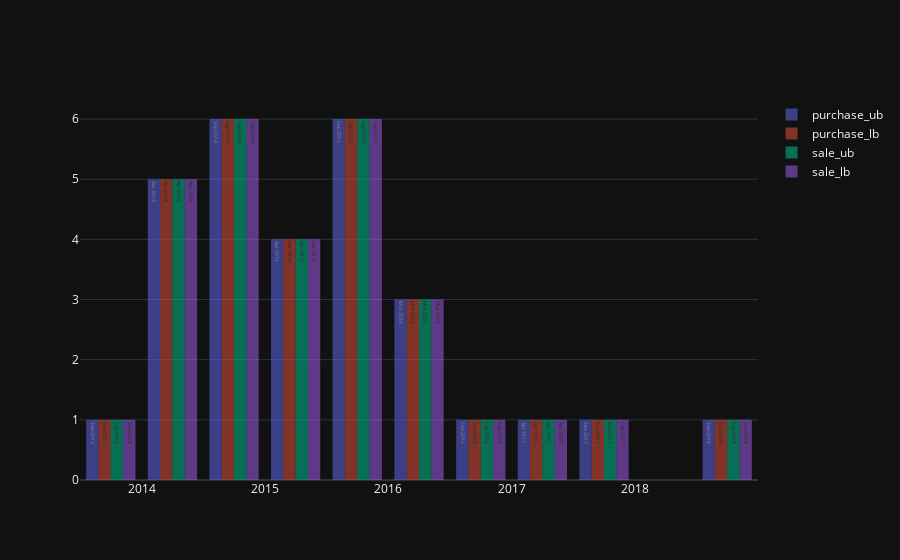

Notebook code for this chart:
### Code cell
fig = go.Figure()
fig.add_trace(purchase_ub_graph)
fig.add_trace(purchase_lb_graph)
fig.add_trace(sale_ub_graph)
fig.add_trace(sale_lb_graph)
fig.update_layout(barmode='group')
fig.update_traces(opacity=0.5)
fig.show()
